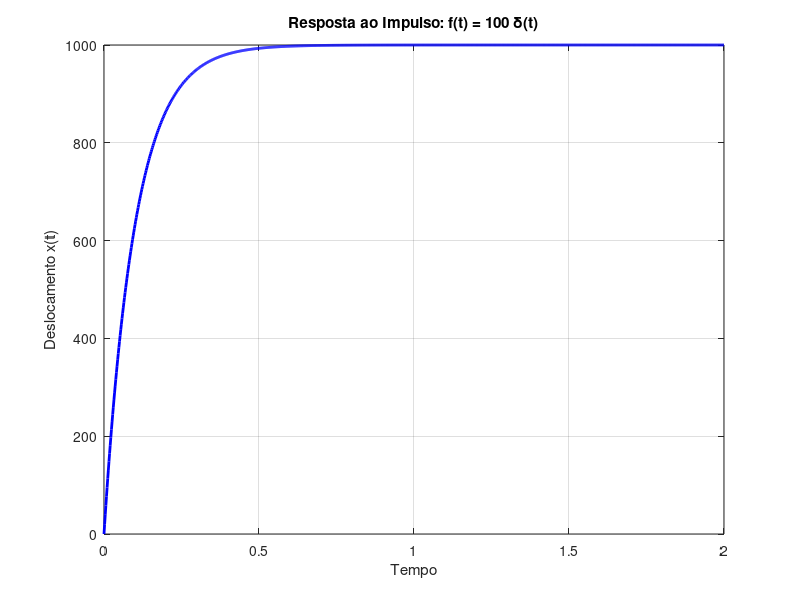

This figure's MATLAB source:
clc; clear;

% Parâmetros sistema
m = 1;
c = 10;
f0 = 100;

% Função de transferência
num = [0 0 f0];
den = [m c 0];

sys = tf(num, den);

% Tempo de simulação
t = linspace(0, 2, 1000);

% Resposta ao impulso
[y, t_out] = impulse(sys, t);
x = f0 * y;

% Plotagem
plot(t_out, x, 'b', 'LineWidth', 2);
title('Resposta ao Impulso: f(t) = 100 \delta(t)');
xlabel('Tempo');
ylabel('Deslocamento x(t)');
grid on;